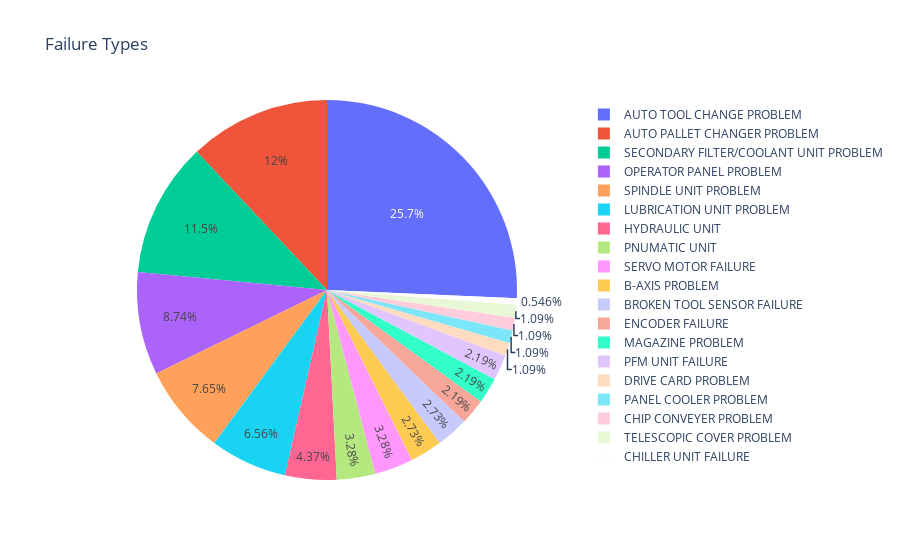

Write notebook code for a chart like this one.
### Code cell
fig = px.pie(df_df_BDS.reset_index(),
             title  = 'Failure Types',
             values = 'counts',
             names  = 'Failure')
fig.show()

### Figure 1 — Plotly figure (JSON) as saved in the notebook; plotly's stock layout.template omitted (floating-point values rounded to 4 significant figures)
{"data": [{"domain": {"x": [0, 1], "y": [0, 1]}, "hovertemplate": "Failure=%{label}<br>counts=%{value}<extra></extra>", "labels": ["AUTO PALLET CHANGER PROBLEM", "AUTO TOOL CHANGE PROBLEM", "B-AXIS PROBLEM", "BROKEN TOOL SENSOR FAILURE", "CHILLER UNIT FAILURE", "DRIVE CARD PROBLEM", "ENCODER FAILURE", "HYDRAULIC UNIT", "LUBRICATION UNIT PROBLEM", "MAGAZINE PROBLEM", "OPERATOR PANEL PROBLEM", "PANEL COOLER PROBLEM", "PFM UNIT FAILURE", "PNUMATIC UNIT", "SECONDARY FILTER/COOLANT UNIT PROBLEM", "SPINDLE UNIT PROBLEM", "DRIVE CARD PROBLEM", "ENCODER FAILURE", "OPERATOR PANEL PROBLEM", "SPINDLE UNIT PROBLEM", "AUTO PALLET CHANGER PROBLEM", "AUTO TOOL CHANGE PROBLEM", "B-AXIS PROBLEM", "BROKEN TOOL SENSOR FAILURE", "CHIP CONVEYER PROBLEM", "ENCODER FAILURE", "HYDRAULIC UNIT", "LUBRICATION UNIT PROBLEM", "OPERATOR PANEL PROBLEM", "PANEL COOLER PROBLEM", "PFM UNIT FAILURE", "PNUMATIC UNIT", "SECONDARY FILTER/COOLANT UNIT PROBLEM", "SERVO MOTOR FAILURE", "SPINDLE UNIT PROBLEM", "TELESCOPIC COVER PROBLEM", "HYDRAULIC UNIT"], "legendgroup": "", "name": "", "showlegend": true, "type": "pie", "values": [5, 11, 1, 3, 1, 1, 1, 1, 5, 4, 6, 1, 1, 1, 2, 4, 1, 1, 1, 1, 17, 36, 4, 2, 2, 2, 6, 7, 9, 1, 3, 5, 19, 6, 9, 2, 1]}], "layout": {"legend": {"tracegroupgap": 0}, "title": {"text": "Failure Types"}}}
